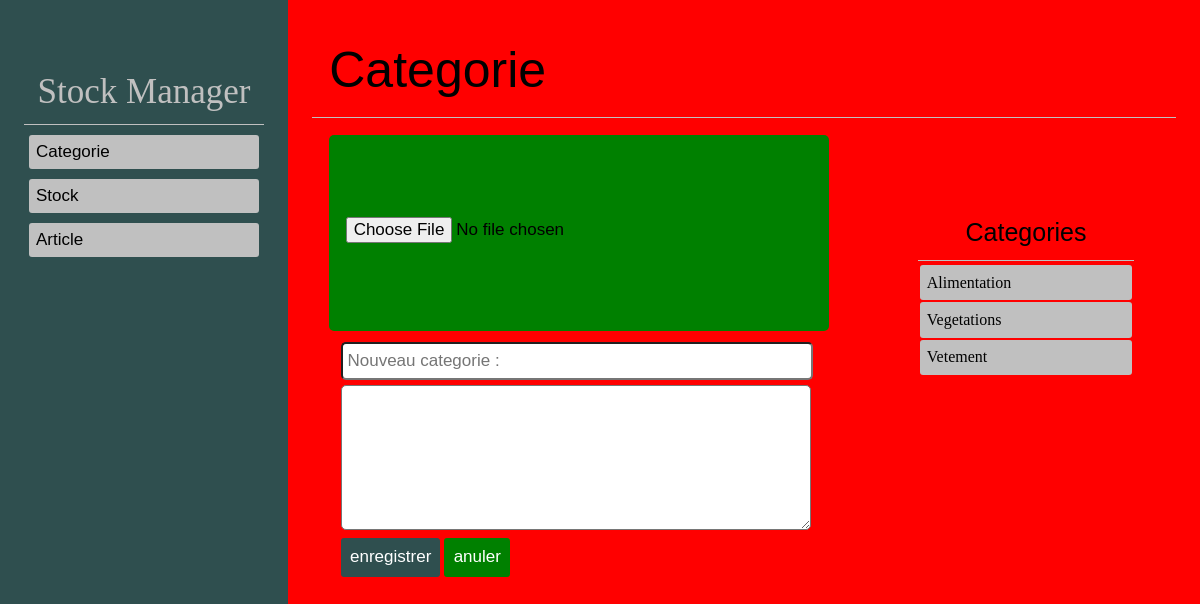
Page /stock/add_categorie/ on the committed database.
### stock/models.py (models this page shows, shortened)
class categorie(models.Model):
    designation = models.CharField(max_length=100)
    description = models.CharField(max_length=200)
    isarchived = models.BooleanField(default="False")

### stock/views.py (the view)
# urls.py: path('add_categorie/',views.add_categorie, name='add_categorie'),
def add_categorie(request):
    categories = models.categorie.objects.all().order_by('designation')[:4]
    return render(request, 'stock/categorie/add_categorie.html',{"categorie":categories})

### stock/templates/stock/categorie/add_categorie.html (shortened to what this page needs)
{% extends 'base.html' %}
{% block content %}
<div class="title-index">
    <span>categorie</span>
</div>
<div class="content-form-categorie">
    <div class="div1">
        <div class="image">
            <input type="file" alt="image">
        </div>
    <div class="content-add-categorie">
        <form action="{% url 'add_categorie_data' %}" method="POST">
            <input type="text" required="required" name="designation" placeholder="Nouveau categorie :"><br>
            <textarea name="description" required="required" id="description" cols="30" rows="6" placeholder="Description">
            </textarea><br>
            <button type="submit" style="background-color: darkslategray">enregistrer</button>
            <a href="{% url 'index' %}"><button  style="background-color: green">anuler</button></a>
        </form>
    </div>
    </div>
    <div class="div2">
        <div class="title-categorie-liste">categories</div>
        <div class="content-div2">
            {% for c in categorie %}
            <div>{{c.designation}}</div>
            {% endfor %}
        </div>
    </div>
</div>
{% endblock %}

### stock/static/stock/style.css (style rules this page uses)
body { background-color: red; }

### templates/base.html (style rules this page uses)
body { margin: 0% ; }
a { text-decoration: none; color: black; }

### stock/templates/stock/categorie/add_categorie.html (style rules this page uses)
.title-index { padding: 2%; font-size: 50px; text-transform: capitalize; font-family: sans-serif; border-bottom: 1px solid silver; }
.content-form-categorie { padding: 2%; display: flex; }
.content-form-categorie .div1 { width: 70%; text-align: left; }
.content-form-categorie .content-add-categorie { width: 79%; padding: 2%; text-align: left; }
.content-form-categorie .image { background-color: green; padding:13% 2%; width: 82%; border-radius: 5px; }
.content-form-categorie input { width: 100%; font-family: sans-serif; font-size: 17px; padding: 1.5% 1%; border-radius: 5px; margin-bottom: 1%; }
.content-form-categorie textarea { width:97%; font-family: sans-serif; font-size: 17px; padding: 2.5%; border-radius: 5px; margin-bottom: 1%; }
.content-form-categorie button { padding: 2%; font-family: sans-serif; font-size: 17px; border-radius: 3px; border: 0px; color: white; }
.content-form-categorie .div2 { padding:10% 1%; text-align: center; width: 26%; }
.div2 .title-categorie-liste { font-family: sans-serif; font-size: 25px; text-transform: capitalize; border-bottom: 1px solid silver; padding-bottom: 6%; margin-bottom: 2%; }
.div2 .content-div2 { height: 10vh; }
.div2 .content-div2 div { text-align: left; padding: 4% 3%; border-radius: 3px; background-color: silver; margin: 1%; text-transform: capitalize; }

### rows in the picture
categorie: designation "Alimentation"
categorie: designation "Vegetations"
categorie: designation "Vetement"
